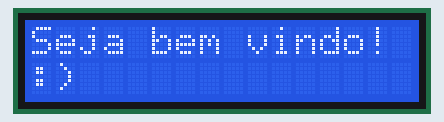
Recording of a sketch running on a simulated Arduino Uno, built with avr-gcc and run on an emulated ATmega328P. Parts: 16×2 character LCD.

Above: at 0.1 s.
At 3.1 s:
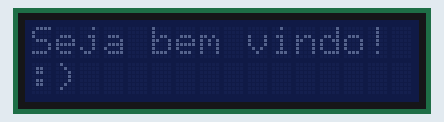

Measured:
- what the display in image 1 shows lasts 1.0 s, from 3.1 s to 4.1 s

The sketch:

display_lcd_16x2.ino
```cpp
/* Marcel Braghini - marcel.braghini@gmail.com
Mostrar texto no visor Lcd */
#include <Wire.h>
#include <LCD.h>
#include <LiquidCrystal_I2C.h>
#define I2C_ADDR    0x3F
#define BACKLIGHT_PIN     3
#define En_pin  2
#define Rw_pin  1
#define Rs_pin  0
#define D4_pin  4
#define D5_pin  5
#define D6_pin  6
#define D7_pin  7

LiquidCrystal_I2C  lcd(I2C_ADDR,En_pin,Rw_pin,Rs_pin,D4_pin,D5_pin,D6_pin,D7_pin);

void setup()
{
  lcd.begin (16,2);
}

void loop()
{
//  lcd.clear();
  lcd.setBacklightPin(BACKLIGHT_PIN,POSITIVE);
  lcd.setBacklight(HIGH);
  lcd.home ();

  lcd.print("Seja bem vindo!");
  lcd.setCursor (0,1);
  lcd.print(":)");

 lcd.setBacklight(HIGH);      // Backlight off
 delay(3000);
 lcd.setBacklight(LOW);     // Backlight on
 delay(1000);
}
```
